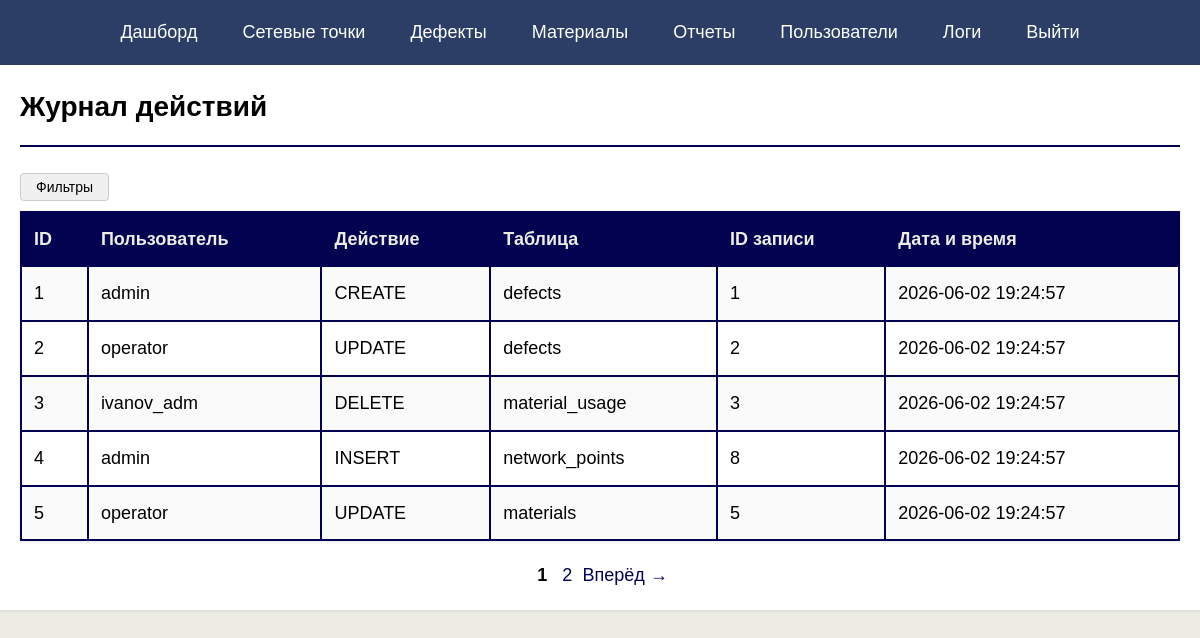
/public/logs/logs.php (signed in), run on an earlier commit of the app's database.
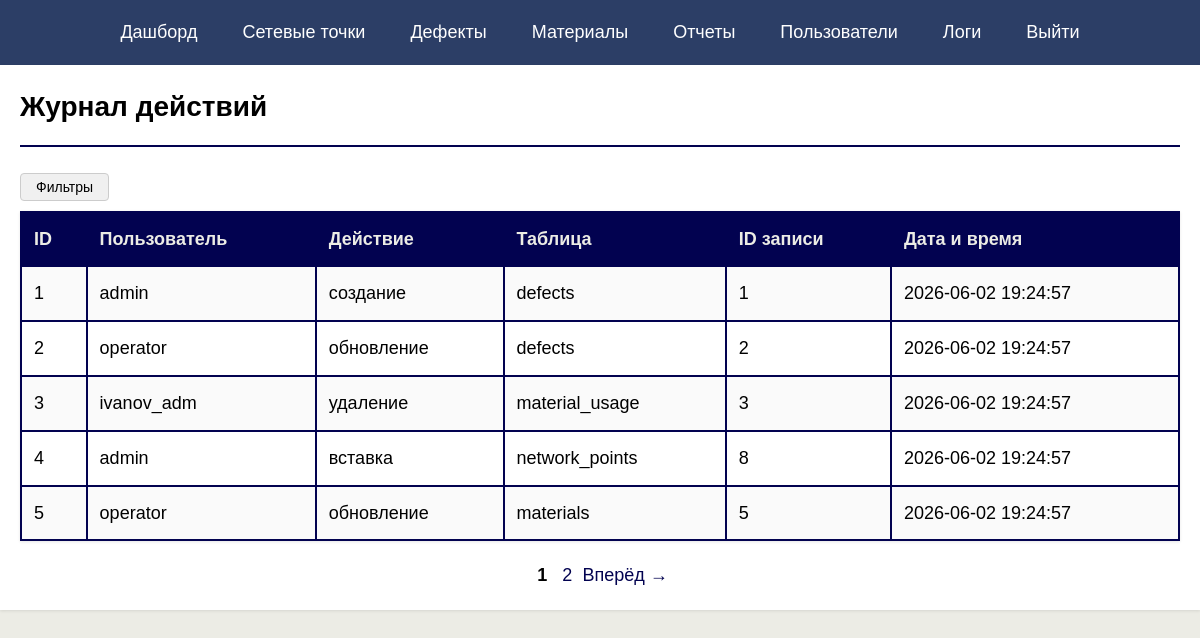
And on a later commit of the database.
### tables this page shows
CREATE TABLE `logs` (
                        `id` int(11) NOT NULL AUTO_INCREMENT,
                        `user_id` int(11) DEFAULT NULL,
                        `action` varchar(100) DEFAULT NULL,
                        `target_table` varchar(50) DEFAULT NULL,
                        `target_id` int(11) DEFAULT NULL,
                        `created_at` timestamp NULL DEFAULT CURRENT_TIMESTAMP,
                        PRIMARY KEY (`id`),
                        KEY `user_id` (`user_id`),
                        CONSTRAINT `logs_ibfk_1` FOREIGN KEY (`user_id`) REFERENCES `users` (`id`) ON DELETE SET NULL
);

CREATE TABLE `users` (
                         `id` int(11) NOT NULL AUTO_INCREMENT,
                         `login` varchar(50) NOT NULL UNIQUE,
                         `password_hash` varchar(255) NOT NULL,
                         `role` enum('admin','operator') DEFAULT 'operator',
                         `created_at` timestamp default CURRENT_TIMESTAMP,
                         PRIMARY KEY (`id`)
);

### public/logs/logs.php (called while the page is built, shortened)
<?php
require_once '../../config/db.php';
require_once '../../controllers/logs/logs_controller.php';
include '../../views/logs/index.php';

### includes/helpers.php (called while the page is built, shortened)
<?php
function getGetParam($name, $type = 'string', $default = null) {
    if (!isset($_GET[$name])) {
        return $default;
    }
}
?>

### controllers/logs/logs_controller.php (called while the page is built, shortened)
<?php
require_once __DIR__ . '/../../models/logs/LogModel.php';
require_once __DIR__ . '/../../includes/helpers.php';
require_once __DIR__ . '/../../includes/pagination.php';
$limit = 5;
$page = isset($_GET['page']) ? (int)$_GET['page'] : 1;
$user = getGetParam('user_id', 'int');
$action = getGetParam('action', 'string');
$date_from = getGetParam('date_from', 'date');
$date_to = getGetParam('date_to', 'date');
    $total = countAllLogs($pdo, $user, $action ,$date_from, $date_to  );
    $pagination = getPaginationInfo($total, $limit, $page);
    $logs = getlogsWithPagination($pdo, $pagination['limit'], $pagination['offset'], $user, $action, $date_from, $date_to);
    $currentPage = $pagination['current_page'];
    $totalPages = $pagination['total_pages'];
?>

### models/logs/LogModel.php (called while the page is built, shortened)
<?php
function countAllLogs($pdo, $date_from, $date_to, $action, $user) {
    $sql = "SELECT COUNT(*)         FROM logs l
        LEFT JOIN users u ON l.user_id = u.id
        WHERE 1=1";
    $params = [];
        $stmt = $pdo->prepare($sql);
    $stmt->execute($params);
    return $stmt->fetchColumn();
}
function getlogsWithPagination($pdo, $limit, $offset, $user, $action, $date_from, $date_to) {
    $sql = "
        SELECT l.*, u.login as user_login
        FROM logs l
        LEFT JOIN users u ON l.user_id = u.id
        WHERE 1=1
    ";
        $params = [];
    $sql .= " LIMIT :limit OFFSET :offset";
    $stmt = $pdo->prepare($sql);
    $stmt->bindValue(':limit', (int)$limit, PDO::PARAM_INT);
    $stmt->bindValue(':offset', (int)$offset, PDO::PARAM_INT);
    $stmt->execute();
    return $stmt->fetchAll(PDO::FETCH_ASSOC);
}

### includes/pagination.php (called while the page is built, shortened)
<?php
function getPaginationInfo($total, $limit = 5, $page = 1) {
    $totalPages = ceil($total / $limit);
    return [
        'current_page' => $page,
        'total_pages' => $totalPages,
        'total' => $total,
        'limit' => $limit,
        'offset' => ($page - 1) * $limit
    ];
}
?>

### views/logs/index.php (the view, shortened to what this page needs)
<?php include __DIR__ . '/../../views/layouts/header.php'; ?>
    <h1>Журнал действий</h1>
    <button onclick="toggleFilters()" style="margin-bottom: 10px; padding: 5px 15px;">Фильтры</button>
<?php if (empty($logs)): ?>
    <p>Нет записей.</p>
<?php else: ?>
    <table border="1" cellpadding="8" width="100%">
        <tr bgcolor="#f0f0f0">
            <th>ID</th>
            <th>Пользователь</th>
            <th>Действие</th>
            <th>Таблица</th>
            <th>ID записи</th>
            <th>Дата и время</th>
        </tr>
        <?php foreach ($logs as $log): ?>
            <tr>
                <td><?= htmlspecialchars($log['id']) ?></td>
                <td><?= htmlspecialchars($log['user_login'] ?? '—') ?></td>
                <td><?= htmlspecialchars($log['action']) ?></td>
                <td><?= htmlspecialchars($log['target_table']) ?></td>
                <td><?= htmlspecialchars($log['target_id'] ?? '—') ?></td>
                <td style="font-size: 18px;">
                <?= htmlspecialchars($log['created_at']) ?>
            </td>
            </tr>
        <?php endforeach; ?>
    </table>
<?php endif; ?>
<?php if ($totalPages > 1): ?>
    <div style="margin-top: 20px; text-align: center;">
        <?php for ($i = 1; $i <= $totalPages; $i++): ?>
                <?php
                $params = $_GET;
                $params['page'] = $i;
                $linkPage = "?" . http_build_query($params); ?>
            <?php if ($i == $currentPage): ?>
                <strong style="margin: 0 5px;"><?= $i ?></strong>
            <?php else: ?>
                <a href="<?= $linkPage?>" style="margin: 0 5px;"><?= $i ?></a>
            <?php endif; ?>
        <?php endfor; ?>
        <?php if ($currentPage < $totalPages): ?>
                <?php
                $params = $_GET;
                $params['page'] = $currentPage + 1;
                $linkNext = "?" . http_build_query($params); ?>
            <a href="<?= $linkNext ?>">Вперёд →</a>
        <?php endif; ?>
    </div>
<?php endif; ?>

What changed in the data, as far as the page shows it:
changed logs id 1: action "CREATE" → "создание"
changed logs id 2: action "UPDATE" → "обновление"
changed logs "material_usage": action "DELETE" → "удаление"
changed logs "network_points": action "INSERT" → "вставка"
changed logs "materials": action "UPDATE" → "обновление"
